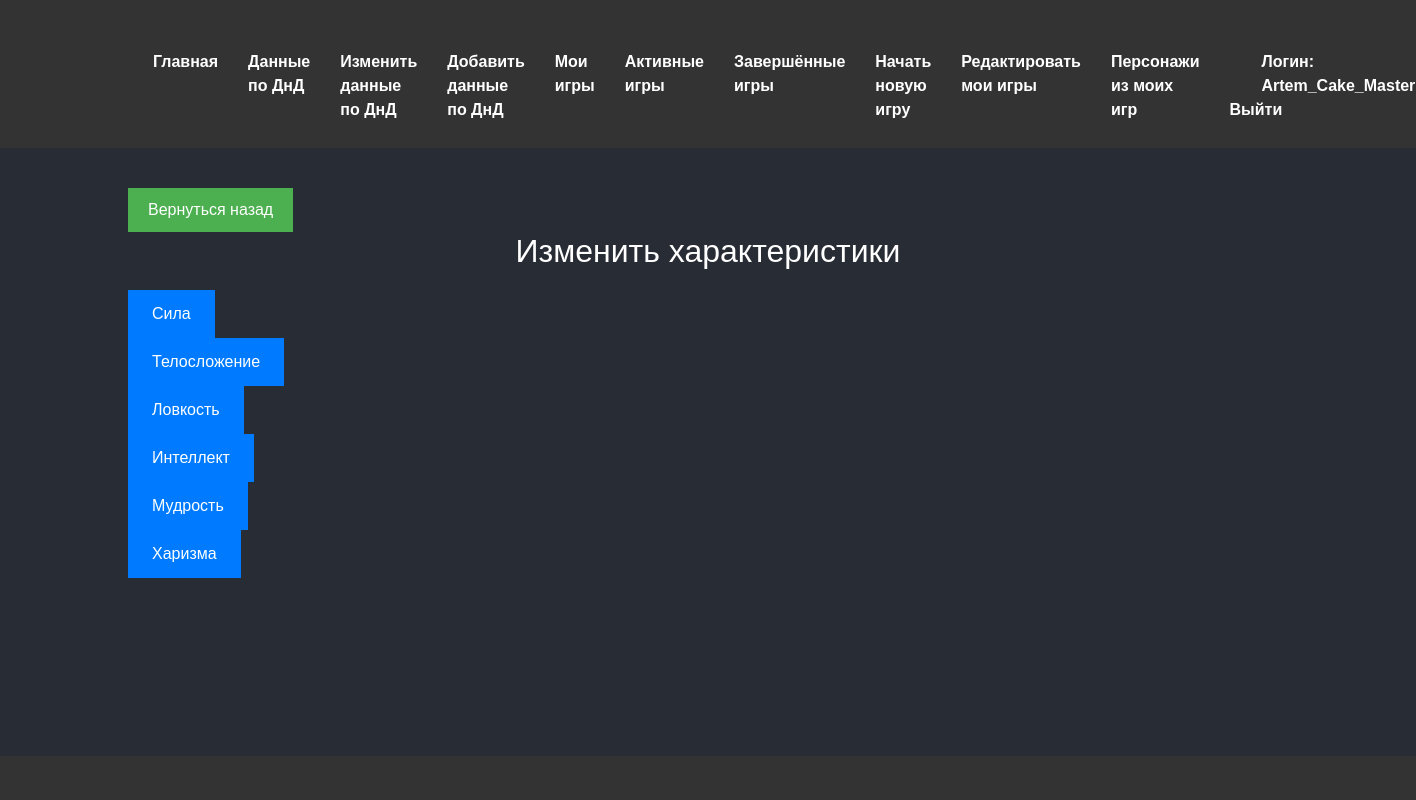
The page /EditCharacteristices (signed in) on the database its author committed.
### functions/Classes.py (models this page shows)
class Role(db.Model, RoleMixin):
    __tablename__ = 'Role'
    id       = db.Column(db.Integer(), primary_key=True)
    RoleName = db.Column(db.String(80), unique=True)
    name     = db.Column(db.String(80), unique=True)
    NameUser = db.Column(db.String(80), unique=True)

class User(db.Model, UserMixin):
    __tablename__ = 'User'
    id          = db.Column(db.Integer, autoincrement=True, primary_key=True)
    login       = db.Column(db.String, unique=True)
    password    = db.Column(db.String(255), nullable=False, server_default='')
    active      = db.Column(db.Boolean())
    roles       = db.relationship('Role'  , secondary=Roles_Users
                                                , backref=db.backref("roled", cascade='all,delete',single_parent=True, passive_deletes=True)
                                                , cascade='all,delete'      , single_parent=True)

class Characteristices(db.Model):
    __tablename__ = 'Characteristices'
    id                   = db.Column(db.Integer, primary_key=True)
    Name                 = db.Column(db.String(300), nullable=False, unique=True)
    Discription          = db.Column(db.Text, nullable=True)
    imageName = db.Column(db.String(300), nullable=True)
    image = db.Column(db.LargeBinary, nullable=True)
    Skill                = db.relationship('Skills'        , secondary=Characteristices_Skills
                                           , backref=db.backref("CharacteristicesSkills", cascade='all,delete', single_parent=True, passive_deletes=True)
                                           , cascade='all,delete', single_parent=True)

### app.py (the view)
@app.route("/EditCharacteristices", methods=['GET', 'POST'])
@roles_accepted('Admin', 'Master')
def EditCharacteristices():
    characteristices = Characteristices.query.all()
    if request.method == 'POST':
        Date_id = request.form.get('Date_id')
        return OpenEditPost(['Characteristices', Date_id, ['']])
    return render_template("EditElementPage.html", Dates=characteristices
                           , TableName='EditCharacteristices', TitlePage='Изменить характеристики',
                           show_back_button=True)

### templates/EditElementPage.html (shortened to what this page needs)
{% extends "base.html" %}
{% block content %}
{% if show_back_button %}
<button id="back-button">Вернуться назад</button>
{% endif %}
<h1>{{ TitlePage }}</h1>
{% for Date in Dates %}
<form method="POST"  id="Edit{{ TableName }}Form{{ Date.id }}" action="{{ TableName }}">
	<button>{{ Date.Name }}</button>
</form>
{% endfor %}
{% endblock %}

### templates/Menu.html (shortened to what this page needs)
﻿<div class="container nav-menu" bis_skin_checked="1">
    <ul class="menu-list">
        <li class="nav-item"><a href="{{ url_for('Index') }}">Главная</a></li>
        {% if current_user.is_authenticated %}
        <li class="nav-item"><a href="{{ url_for('VeiwMaterial') }}">Данные по ДнД</a></li>
        {% for role in current_user.roles %}{% if (role.name == 'Admin') or (role.name == 'Master') %}
        <li class="nav-item"><a href="{{ url_for('EditMaterial') }}">Изменить данные по ДнД</a></li>
        <li class="nav-item"><a href="{{ url_for('CreateMaterial') }}">Добавить данные по ДнД</a></li>
        {% endif %}
        <li class="nav-item"><a href="{{ url_for('VeiwMyGames') }}">Мои игры</a></li>
        <li class="nav-item"><a href="{{ url_for('ActiveGames') }}">Активные игры</a></li>
        <li class="nav-item"><a href="{{ url_for('CloseGames') }}">Завершённые игры</a></li>
        {% if (role.name == 'Master') %}
        <li class="nav-item"><a href="{{ url_for('CreateNewGames') }}">Начать новую игру</a></li>
        <li class="nav-item"><a href="{{ url_for('EditMyGames') }}">Редактировать мои игры</a></li>
        <li class="nav-item"><a href="{{ url_for('PersonagesMyGames') }}">Персонажи из моих игр</a></li>
        {% endif %}{% endfor %}{% endif %}
        <li class="nav-item login">
            <ul class="submenu">
                <li>{% if current_user.is_authenticated %}
                    <a href="#"><b>Логин:</b> {{current_user.login}}</a>
                    {% endif %}
                </li>
            </ul>
            {% if current_user.is_authenticated %}
            <a href="/Logout">Выйти</a>
            {% else %}
            <a href="LoginUsers#login" id="login-link" class="btn btn-primary">Войти</a>
            {% endif %}
        </li>
    </ul>
</div>

### static/css/forms.css (style rules this page uses)
h1 { text-align: center; margin-bottom: 20px; }

### static/css/links_and_buttons.css (style rules this page uses)
a { text-decoration: underline; color: blue; cursor: pointer; }
button, span#addRowButton, span.delete-row { padding: 10px 20px; background-color: #007bff; color: white; border: none; cursor: pointer; font-size: 16px; }
#back-button { margin-top: 20px; padding: 10px 20px; background-color: #4CAF50; color: white; border: none; cursor: pointer; }

### static/css/media-queries.css (style rules this page uses)
@media screen and (min-width: 1200px) { body { font-size: 16px; } }
@media screen and (min-width: 1200px) { button { padding: 12px 24px; } }
@media screen and (min-width: 1200px) { h1 { font-size: 32px; } }

### static/css/structure.css (style rules this page uses)
html, body { height: 100%; margin: 0; padding: 0; }
body { display: grid; grid-template-rows: auto 1fr auto; min-height: 100vh; }
.container { width: 100%; max-width: 1200px; margin: 0 auto; padding: 0 15px; }
.nav-menu ul.menu-list { list-style-type: none; display: flex; justify-content: space-between; background-color: #333; padding: 0; margin: 0; }
.nav-menu ul.menu-list li.nav-item { display: inline-block; padding: 10px 15px; }
.nav-menu ul.menu-list li.nav-item a { color: white; text-decoration: none; font-weight: bold; }
.login ul.submenu { list-style-type: none; display: flex; gap: 10px; align-items: center; }
.login ul.submenu li { padding: 0; }
.login ul.submenu li a { color: white; text-decoration: none; }

### static/css/character-card.css (style rules this page uses)
body { font-family: Arial, sans-serif; background-color: #282c34; color: #ffffff; }

### rows shown on the page
User: login "Artem_Cake_Master"
Characteristices: Name "Сила"
Characteristices: Name "Телосложение"
Characteristices: Name "Ловкость"
Characteristices: Name "Интеллект"
Characteristices: Name "Мудрость"
Characteristices: Name "Харизма"

### other values the page prints
{{ TitlePage }} "Изменить характеристики"
